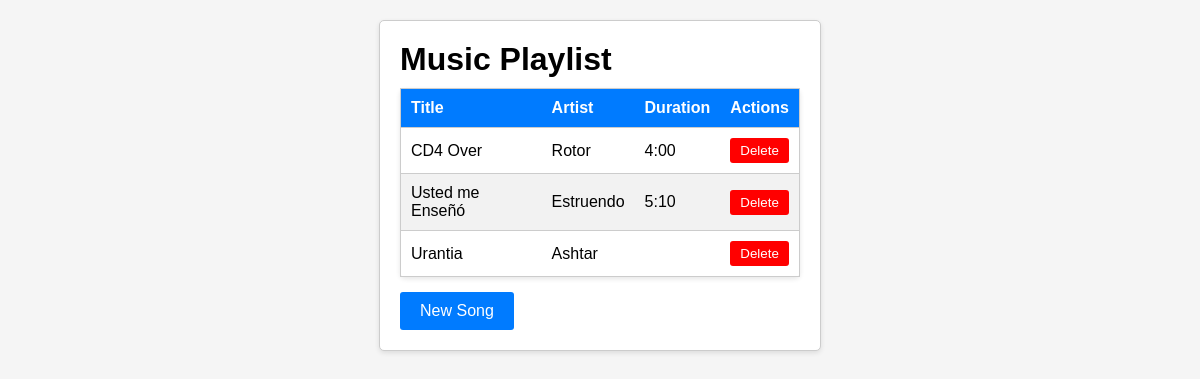
Before: / with the older database file.
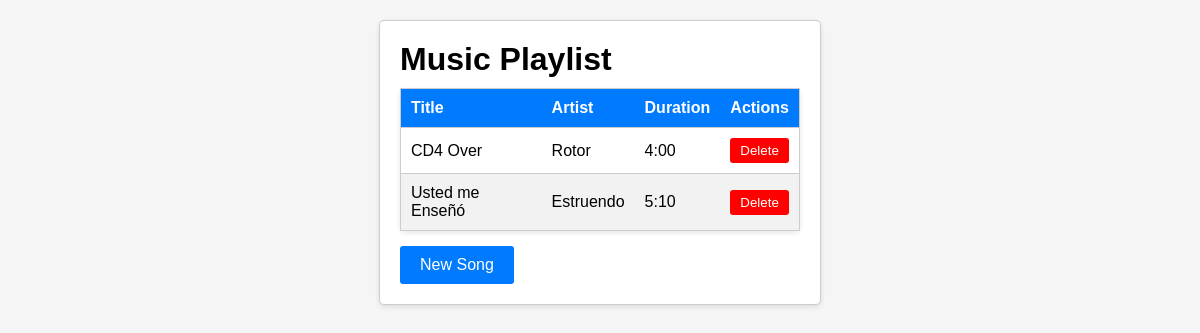
After: the same page with the newer database file.
### db/db.py (models this page shows)
class Song(db.Model):
    id = db.Column(db.Integer, primary_key=True)
    title = db.Column(db.String(100), nullable=False)
    artist = db.Column(db.String(100))
    duration = db.Column(db.String(10))

### app.py (the view)
@app.route('/')
def index():
    songs = Song.query.all()  # Retrieve all songs from the database
    return render_template('index.html', songs=songs)

### templates/index.html (shortened to what this page needs)
<!DOCTYPE html>
<html lang="en">
<head>
    <link rel="stylesheet" href="{{ url_for('static', filename='css/styles.css') }}">
</head>
<body>
    <div class="container">
        <h1>Music Playlist</h1>
        <table class="song-table">
            <thead>
                <tr>
                    <th>Title</th>
                    <th>Artist</th>
                    <th>Duration</th>
                    <th>Actions</th>
                </tr>
            </thead>
            <tbody>
                {% for song in songs %}
                    <tr>
                        <td>{{ song.title }}</td>
                        <td>{{ song.artist }}</td>
                        <td>{{ song.duration }}</td>
                        <td>
                            <form action="/delete_song/{{ song.id }}" method="POST" onsubmit="return confirmDelete('{{ song.title }}');">
                                <button type="submit" class="delete-button">Delete</button>
                            </form>
                        </td>
                    </tr>
                {% endfor %}
            </tbody>
        </table>
        <a class="song-button" href="/add_song">New Song</a>
    </div>
</body>
</html>

### static/css/styles.css (style rules this page uses)
body, h1, form { margin: 0; padding: 0; }
h1 { margin-bottom: 10px; }
body { font-family: Arial, sans-serif; background-color: #f5f5f5; padding: 20px; }
.song-table { width: 100%; border-collapse: collapse; margin-bottom: 15px; background-color: #fff; border: 1px solid #ccc; border-radius: 5px; box-shadow: 0 2px 5px rgba(0, 0, 0, 0.1); }
.song-table th { background-color: #007bff; color: #fff; padding: 10px; text-align: left; }
.song-table td { padding: 10px; border-top: 1px solid #ccc; }
.song-table tr:nth-child(even) { background-color: #f2f2f2; }
.container { width: 400px; margin: 0 auto; background-color: #fff; border: 1px solid #ccc; padding: 20px; border-radius: 5px; box-shadow: 0 2px 5px rgba(0, 0, 0, 0.1); }
.song-button { background-color: #007bff; color: #fff; padding: 10px 20px; border: none; border-radius: 3px; cursor: pointer; transition: background-color 0.3s ease-in-out; text-decoration: none; display: inline-block; }
.delete-button { background-color: #ff0000; color: #fff; padding: 5px 10px; border: none; border-radius: 3px; cursor: pointer; transition: background-color 0.3s ease-in-out; text-decoration: none; display: inline-block; }

Changed rows visible on the page:
removed Song: title "Urantia", artist "Ashtar"
